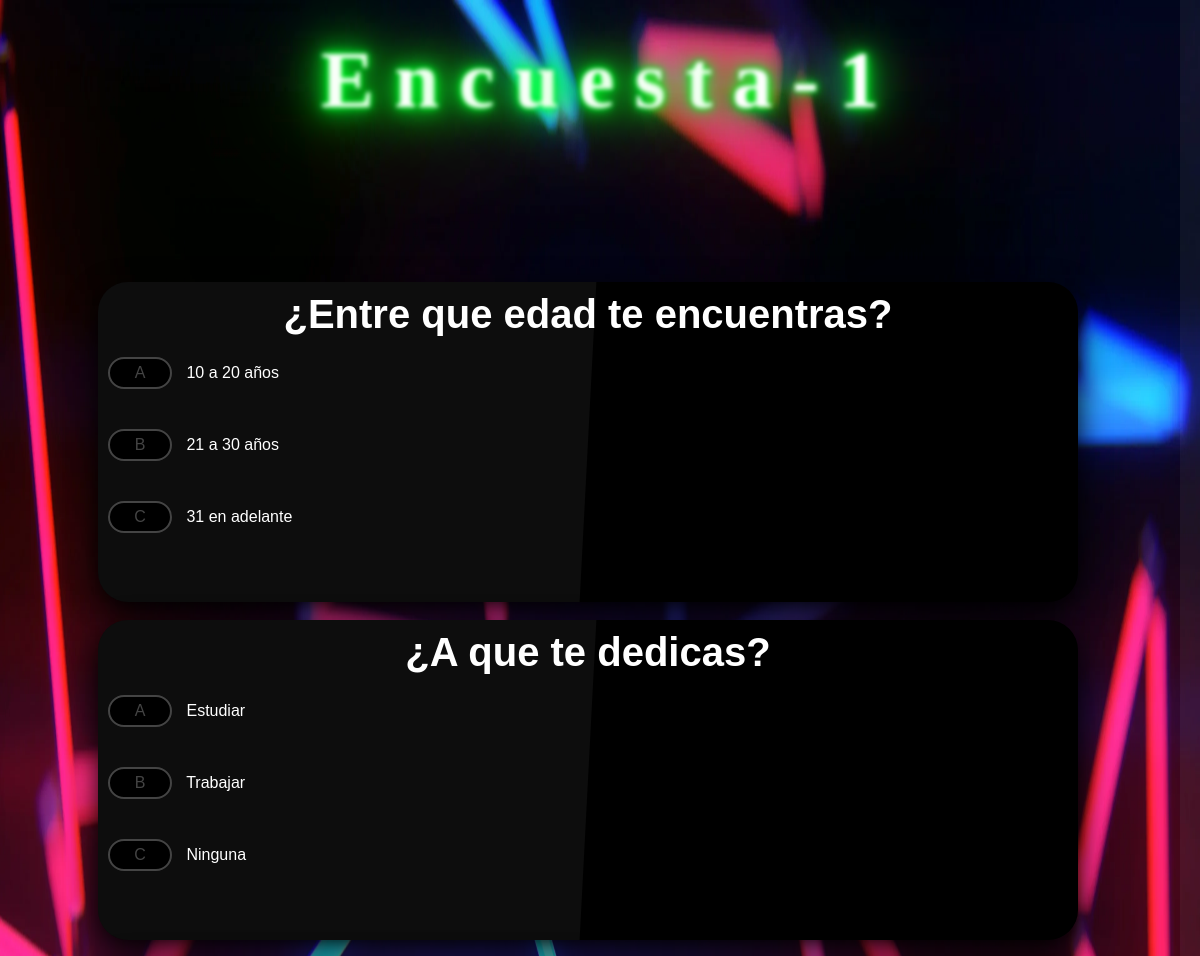
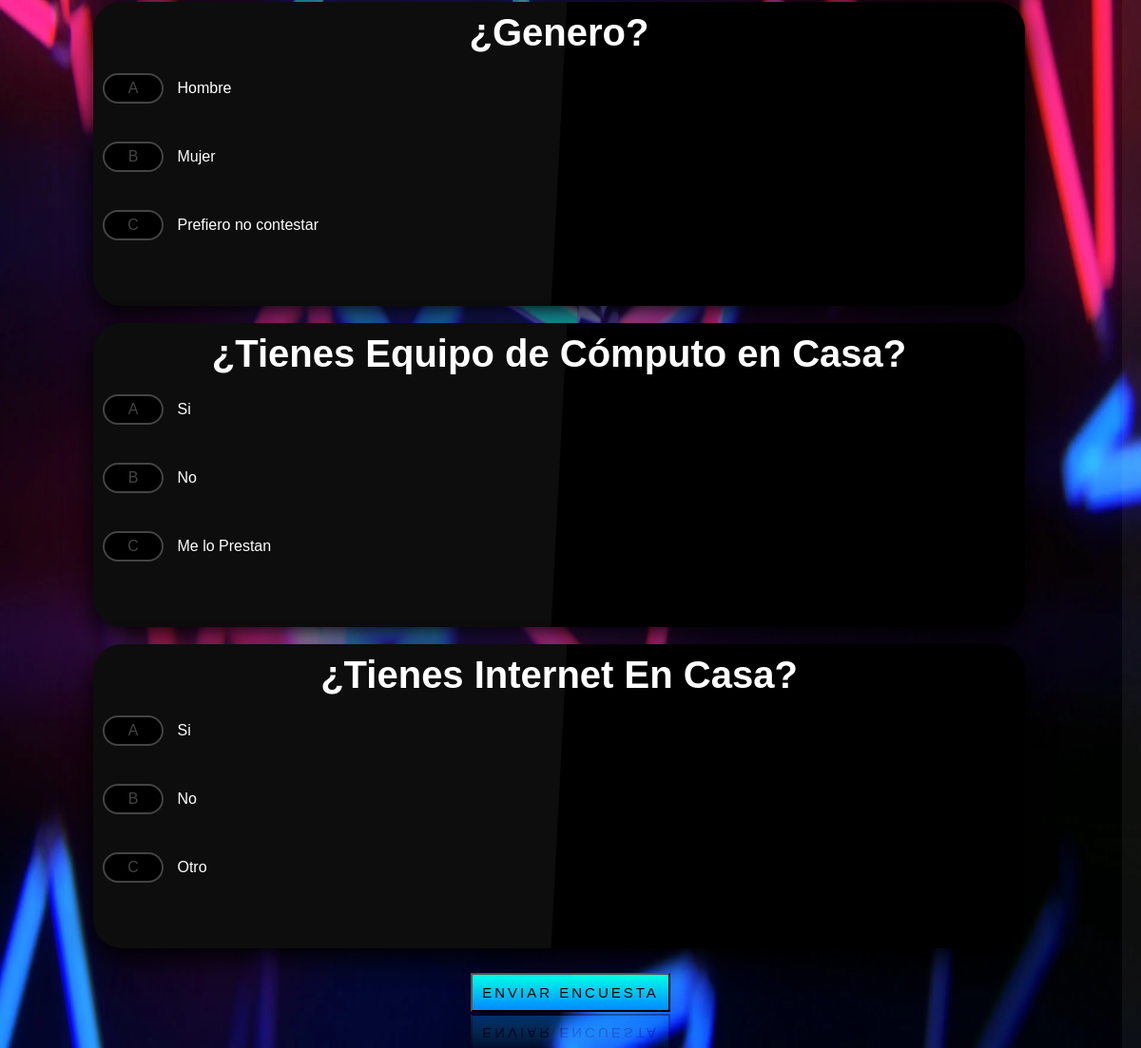
The page /principales/encuestas.php (signed in) on the database its author committed (2 pictures, top to bottom).
### tables this page shows
CREATE TABLE `edad` (
  `id_res` int(11) NOT NULL,
  `opcion` varchar(50) NOT NULL,
  `voto` int(11) NOT NULL DEFAULT 0,
  `seleccion` char(2) NOT NULL
);

CREATE TABLE `empleo` (
  `id_empleo` int(11) NOT NULL,
  `opcion` varchar(50) NOT NULL,
  `voto` int(11) NOT NULL DEFAULT 0,
  `seleccion` char(2) NOT NULL
);

CREATE TABLE `musica` (
  `id_music` int(11) NOT NULL,
  `opcion` varchar(50) NOT NULL,
  `voto` int(11) NOT NULL DEFAULT 0,
  `seleccion` char(2) NOT NULL
);

CREATE TABLE `peliculas` (
  `id_peli` int(11) NOT NULL,
  `opcion` varchar(50) NOT NULL,
  `voto` int(11) NOT NULL DEFAULT 0,
  `seleccion` char(2) NOT NULL
);

CREATE TABLE `comida` (
  `id_com` int(11) NOT NULL,
  `opcion` varchar(50) NOT NULL,
  `voto` int(11) NOT NULL DEFAULT 0,
  `seleccion` char(2) NOT NULL
);

### data/funciones.php (called while the page is built, shortened)
<?php
function edad($conexion)
{
    $statement = $conexion->query('SELECT * FROM edad');
    $resultado = $statement->fetchAll();
    return ($resultado) ? $resultado : false;
}
function empleo($conexion)
{
    $statement = $conexion->query('SELECT * FROM empleo');
    $resultado = $statement->fetchAll();
    return ($resultado) ? $resultado : false;
}
function musica($conexion)
{
    $statement = $conexion->query('SELECT * FROM musica');
    $resultado = $statement->fetchAll();
    return ($resultado) ? $resultado : false;
}
function peliculas($conexion)
{
    $statement = $conexion->query('SELECT * FROM peliculas');
    $resultado = $statement->fetchAll();
    return ($resultado) ? $resultado : false;
}
function comida($conexion)
{
    $statement = $conexion->query('SELECT * FROM comida');
    $resultado = $statement->fetchAll();
    return ($resultado) ? $resultado : false;
}

### vistas/encuestas.view.php (the view, shortened to what this page needs)
<html lang="es">
<head>
    <link rel="stylesheet" href="<?php echo RUTA; ?>recursos/css/encuestas.css">
</head>
<body>
    <div id="scrollpath"></div>
    <section>
        <div class="bienvenido">
            <h1>
                <span>E</span>
                <span>n</span>
                <span>c</span>
                <span>u</span>
                <span>e</span>
                <span>s</span>
                <span>t</span>
                <span>a</span>
                <span>-</span>
                <span>1</span>
            </h1>
        </div>
        <br><br><br><br><br>
        <form action="<?php echo htmlspecialchars($_SERVER['PHP_SELF']); ?>" method="POST">
            <div class="contenedor-encuesta">
                <h1>¿Entre que edad te encuentras?</h1>
                <?php foreach ($edades as $edad) : ?>
                    <label>
                        <span class="<?php echo $edad['seleccion']; ?>"><?php echo strtoupper($edad['seleccion']); ?></span>
                        <?php echo $edad['opcion']; ?>
                    </label>
                    <br>
                <?php endforeach; ?>
            </div>
            <br>
            <div class="contenedor-encuesta">
                <h1>¿A que te dedicas?</h1>
                <?php foreach ($empleos as $empleo) : ?>
                    <label>
                        <span class="<?php echo $empleo['seleccion']; ?>"><?php echo strtoupper($empleo['seleccion']); ?></span>
                        <?php echo $empleo['opcion']; ?>
                    </label>
                    <br>
                <?php endforeach; ?>
            </div>
            <br>
            <div class="contenedor-encuesta">
                <h1>¿Genero?</h1>
                <?php foreach ($musica as $music) : ?>
                    <label>
                        <span class="<?php echo $music['seleccion']; ?>"><?php echo strtoupper($music['seleccion']); ?></span>
                        <?php echo $music['opcion']; ?>
                    </label>
                    <br>
                <?php endforeach; ?>
            </div>
            <br>
            <div class="contenedor-encuesta">
                <h1>¿Tienes Equipo de Cómputo en Casa?</h1>
                <?php foreach ($peliculas as $pelicula) : ?>
                    <label>
                        <span class="<?php echo $pelicula['seleccion']; ?>"><?php echo strtoupper($pelicula['seleccion']); ?></span>
                        <?php echo $pelicula['opcion']; ?>
                    </label>
                    <br>
                <?php endforeach; ?>
            </div>
            <br>
            <div class="contenedor-encuesta">
                <h1>¿Tienes Internet En Casa?</h1>
                <?php foreach ($comidas as $comida) : ?>
                    <label>
                        <span class="<?php echo $comida['seleccion']; ?>"><?php echo strtoupper($comida['seleccion']); ?></span>
                        <?php echo $comida['opcion']; ?>
                    </label>
                    <br>
                <?php endforeach; ?>
            </div>
            <br>
            <center>
                <br><br>
                <div class="neon">
                    <button class="boton-ini" type="submit" style="vertical-align:middle">
                        <span></span>
                        <span></span>
                        <span></span>
                        Enviar Encuesta
                    </button>
                </div>
            </center>
            <br>
        </form>
    </section>
</body>
</html>

### principales/encuestas.php (shortened to what this page needs)
<?php
require '../data/configuracion.php';
require '../data/funciones.php';
$conexion = conexion($bd_config);
$edades = edad($conexion);
$empleos = empleo($conexion);
$musica = musica($conexion);
$peliculas = peliculas($conexion);
$comidas = comida($conexion);
if (isset($_SESSION['usuario'])) {
    require '../vistas/encuestas.view.php';
} else {
    header("Location: " . RUTA);
}

### recursos/css/encuestas.css (style rules this page uses)
body { margin: 0; padding: 0; background-image: url(../img/fondo1.webp); background-size: 100% 100%; background-attachment: fixed; font-family: sans-serif; }
.bienvenido { display: flex; justify-content:center; align-items: center; height: 20vh; font-family: 'Bad Script', cursive; }
h1 { margin: 0; padding: 0; color: #111; font-size: 5em; }
h1 span { display: 0; margin: 0; padding: 0; -webkit-box-reflect: below 1px linear-gradient(transparent,#0005); color: #fff; filter: blur(2px); text-shadow: 0 0 5px #00ff2a, 0 0 10px #00ff2a, 0 0 20px #00ff2a, 0 0 40px #00ff2a, 0 0 60px #00ff2a, 0 0 120px #00ff2a, 0 0 240px #00ff2a; }
.contenedor-encuesta { position: float; top:50%; left: 50%; transform: translate(10%,10%); width: 80%; padding: 10px; height: 300px; background: #000; color: #fff; box-shadow: 0 10px 30px rgba(0,0,0,1); border-radius: 30px; overflow: hidden; }
.contenedor-encuesta:before { content: ''; position: absolute; top: 0; left: -50%; width: 100%; height: 100%; background: rgba(255, 255, 255, 0.05); transform: skewX(-3deg); pointer-events: none; }
.contenedor-encuesta h1 { margin: 0; padding: 0; color: #fff; font-size: 40px; text-align: center; display: list-item; }
.contenedor-encuesta label { position: relative; cursor: pointer; }
.contenedor-encuesta label span { position: relative; display: inline-table; margin: 20px 10px; padding: 5px; border-radius: 40px; width: 50px; background: rgb(0, 0, 0); border: 2px solid #444; color:#444; margin-left: initial; text-align: center; }
.neon { display: flex; justify-content: center; align-items: center; flex-direction: column; }
button { position: relative; display: inline-block; padding: 10px 10px; margin: 4px 0; color: #000000; font-size: 24xp; background-color: rgba(155, 143, 143, 0); text-decoration: none; text-transform: uppercase; font-size: 15px; overflow: hidden; transition: 0.5s; letter-spacing: 3px; -webkit-box-reflect: below 2px linear-gradient(transparent, #0005); background: linear-gradient(to top, #008aff, #00ffe7); animation: animateb 5s linear infinite; }
button span { position: absolute; display: block; }
button span:nth-child(1) { top: 0; left: -100; width: 100%; height: 2px; background: linear-gradient(90deg,transparent,#03e9f4); animation: animate1 1s linear infinite; }
button span:nth-child(3) { bottom: 0; right:-100%; width: 100%; height: 2px; background: linear-gradient(270deg, transparent,#03e9f4); animation: animate3 1s linear infinite; animation-delay: 0.5s; }
button span:nth-child(4) { bottom: -100%; left: 0; width: 2px; height: 100%; background: linear-gradient(360deg, transparent, #03e9f4); animation: animate4 1s linear infinite; animation-delay: 0.75s; }
#scrollpath { position: fixed; top:0; right: 0; width: 20px; height: 100%; background: rgba(255,255,255,0.05); }

### rows shown on the page
edad: seleccion "A", opcion "10 a 20 años"
edad: seleccion "B", opcion "21 a 30 años"
edad: seleccion "C", opcion "31 en adelante"
empleo: seleccion "A", opcion "Estudiar"
empleo: seleccion "B", opcion "Trabajar"
empleo: seleccion "C", opcion "Ninguna"
musica: seleccion "A", opcion "Hombre"
musica: seleccion "B", opcion "Mujer"
musica: seleccion "C", opcion "Prefiero no contestar"
peliculas: seleccion "A", opcion "Si"
peliculas: seleccion "B", opcion "No"
peliculas: seleccion "C", opcion "Me lo Prestan"
comida: seleccion "A", opcion "Si"
comida: seleccion "B", opcion "No"
comida: seleccion "C", opcion "Otro"
